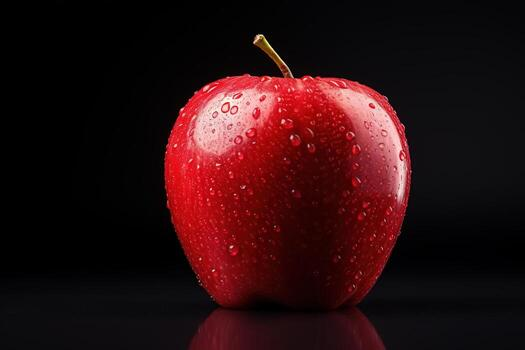
#> input picture Lab7/assets/Fruit3.jpg, 525 x 350 px
$ jupyter execute GlobalThresholding.ipynb
#> lines starting #> are read from the running program, lines starting #| are printed output that depends on the picture; after the words box and inside, x2 and y2 are one past the last pixel; in counts of white or black regions, pixels touching at a corner belong together
[cell 1]
import cv2

img = cv2.imread("assets/Fruit3.jpg",0)
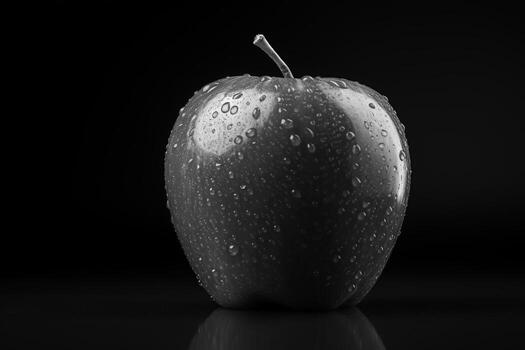
#> img: shape (350, 525); min 0, max 255, mean 23.1

# Initial Threshold 50, can increase it or decrease it to study the effect
_,thresh=cv2.threshold(img,50,255,cv2.THRESH_BINARY)
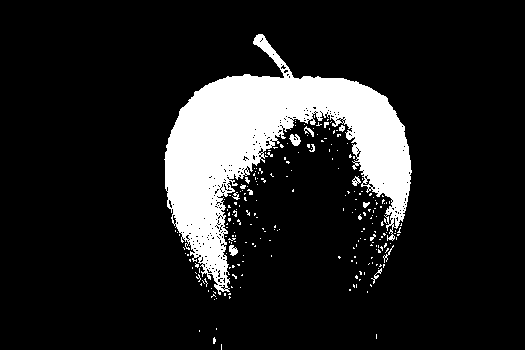
#> thresh: shape (350, 525); 13.3% white; 230 white regions (214 under 20 px), largest, box (x1, y1, x2, y2) and area: (164, 34, 412, 295) 23050, (289, 134, 301, 146) 89, (229, 245, 238, 256) 67

cv2.imshow("Threshold",thresh)

cv2.waitKey(0)

$ run again, with Lab7/assets/Fruit1.jpg copied over Lab7/assets/Fruit3.jpg
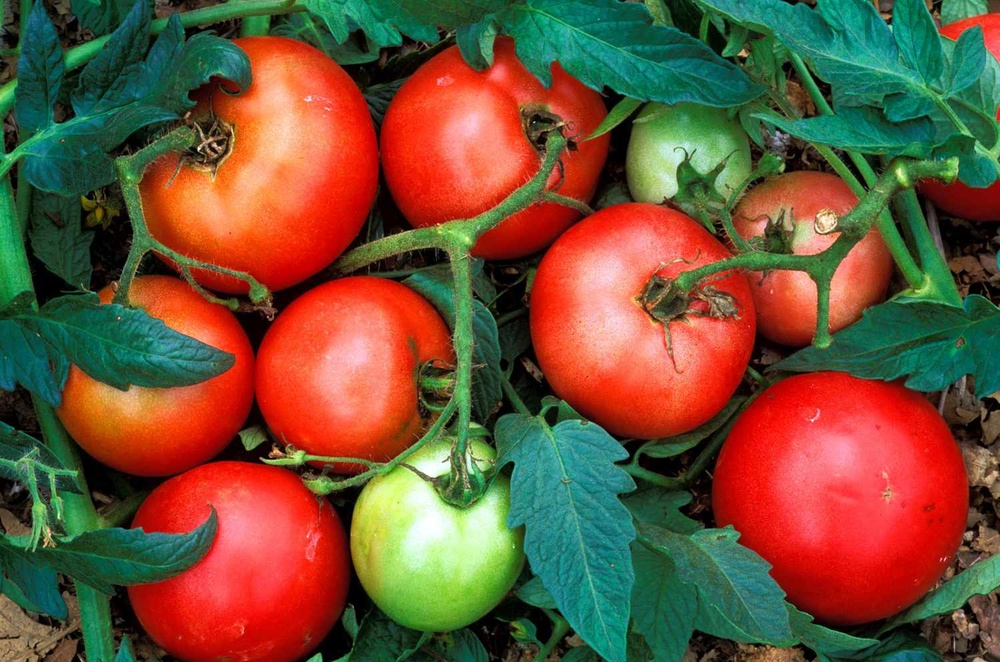
#> input picture Lab7/assets/Fruit1.jpg, 1000 x 662 px, shrunk from 1500 x 993 before the run
#> `img = cv2.imread("assets/Fruit3.jpg",0)`:
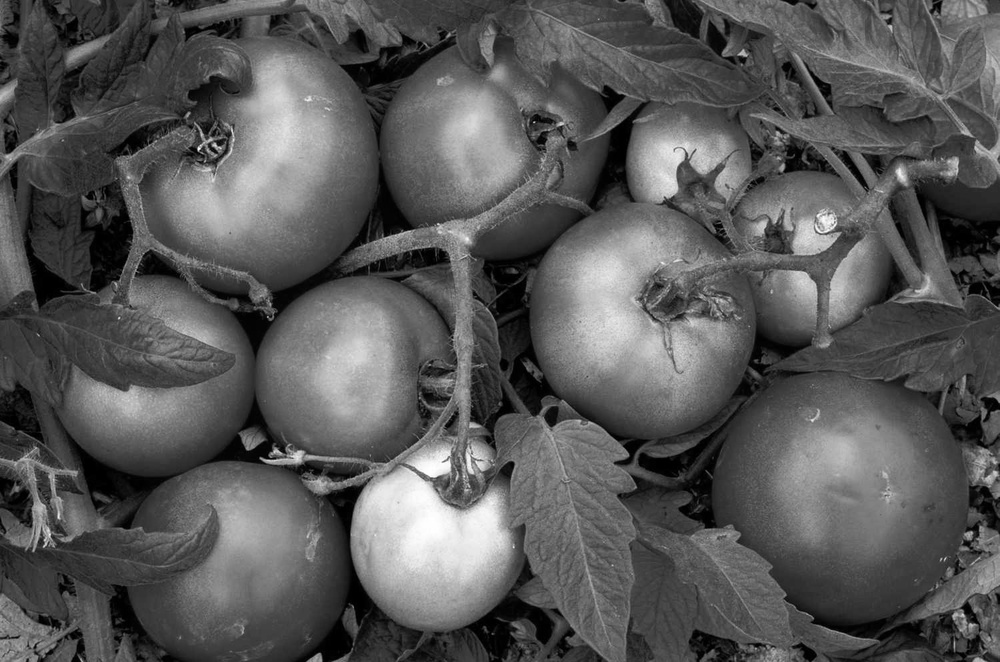
#> img: shape (662, 1000); min 0, max 255, mean 88.3
#> `_,thresh=cv2.threshold(img,50,255,cv2.THRESH_BINARY)`:
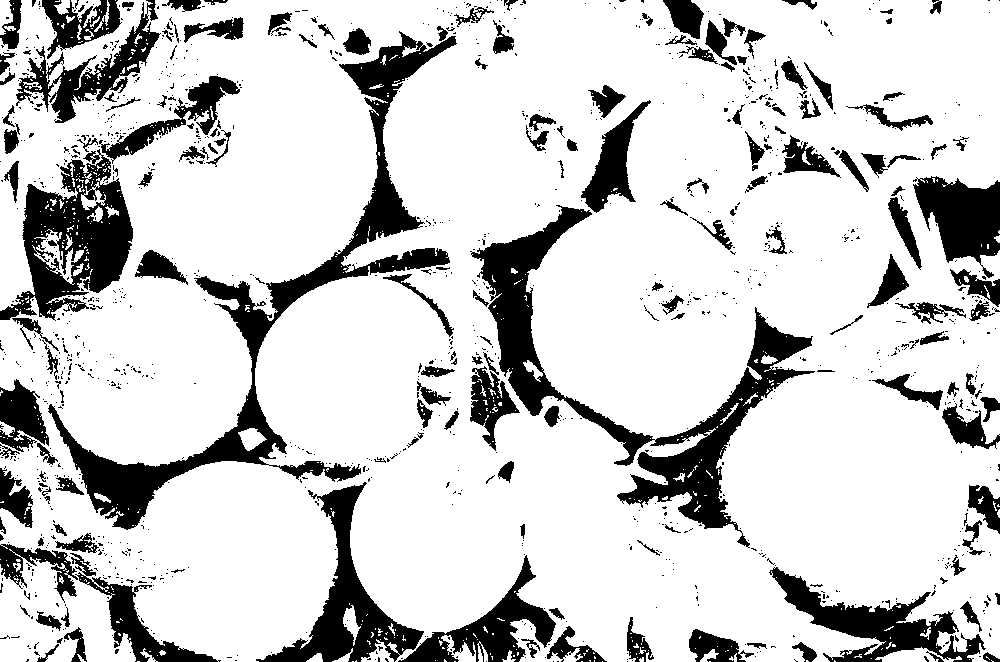
#> thresh: shape (662, 1000); 80.6% white; 1244 black regions (1066 under 20 px), largest, box (x1, y1, x2, y2) and area: (48, 31, 457, 530) 20271, (470, 205, 815, 548) 18701, (0, 149, 133, 321) 10564

$ run again, with Lab7/assets/Fruit4.jpg copied over Lab7/assets/Fruit3.jpg
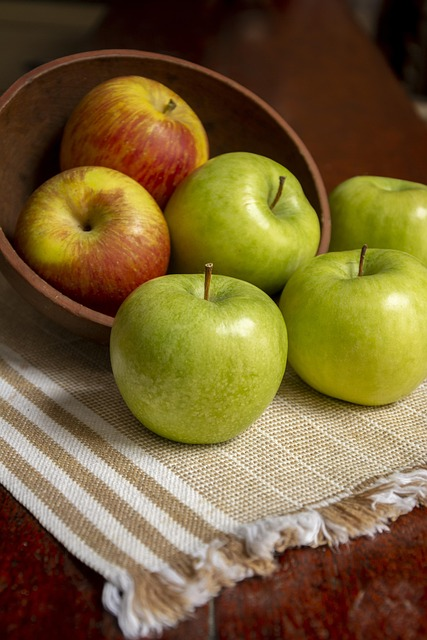
#> input picture Lab7/assets/Fruit4.jpg, 427 x 640 px
#> `img = cv2.imread("assets/Fruit3.jpg",0)`:
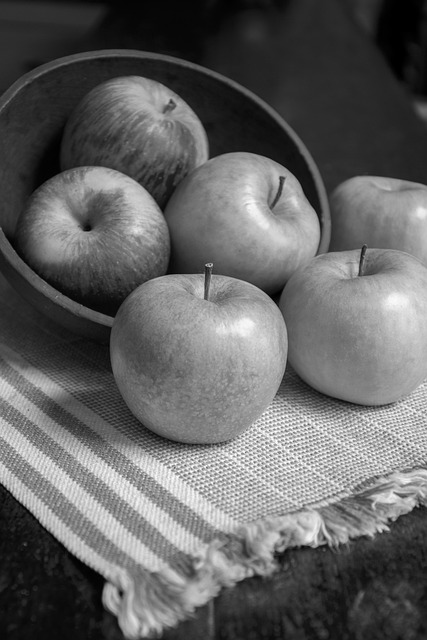
#> img: shape (640, 427); min 0, max 255, mean 98.2
#> `_,thresh=cv2.threshold(img,50,255,cv2.THRESH_BINARY)`:
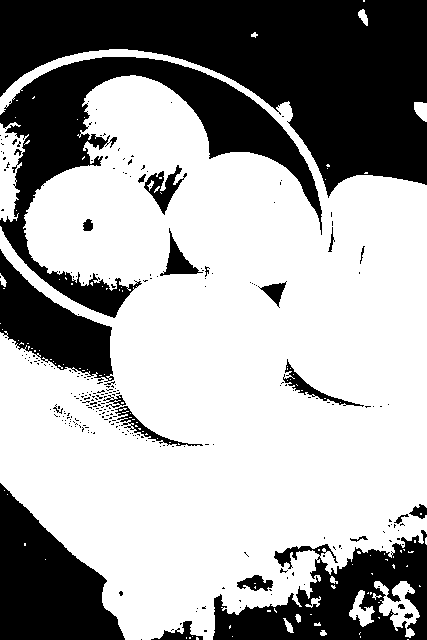
#> thresh: shape (640, 427); 63.9% white; 280 black regions (255 under 20 px), largest, box (x1, y1, x2, y2) and area: (0, 0, 427, 198) 43088, (0, 57, 322, 318) 20261, (213, 530, 427, 640) 11830

$ run again, with Lab7/assets/Fruit6.jpg copied over Lab7/assets/Fruit3.jpg
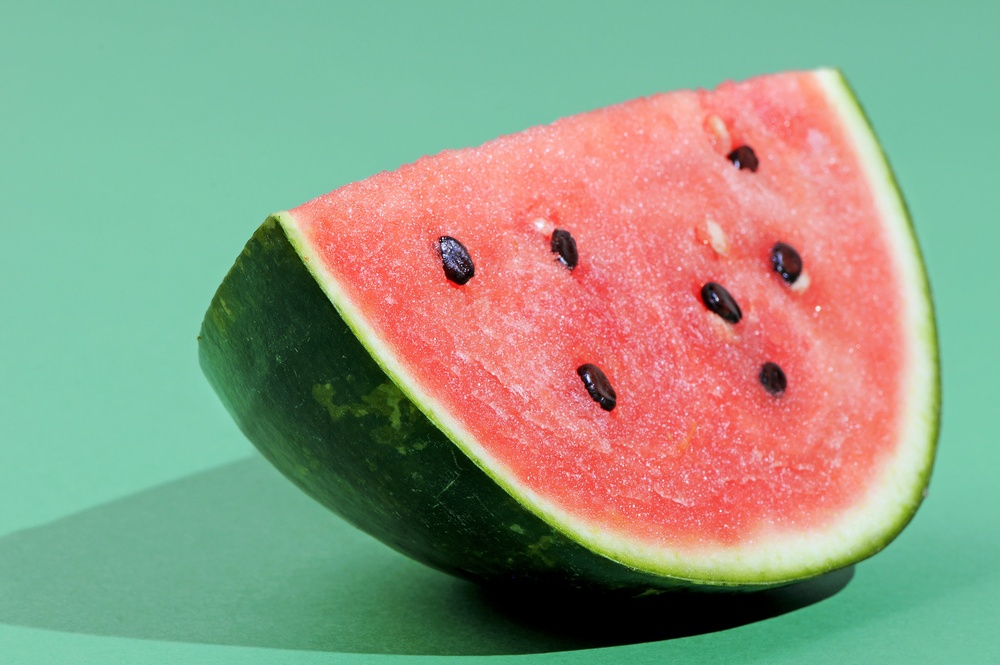
#> input picture Lab7/assets/Fruit6.jpg, 1000 x 665 px, shrunk from 2048 x 1361 before the run
#> `img = cv2.imread("assets/Fruit3.jpg",0)`:
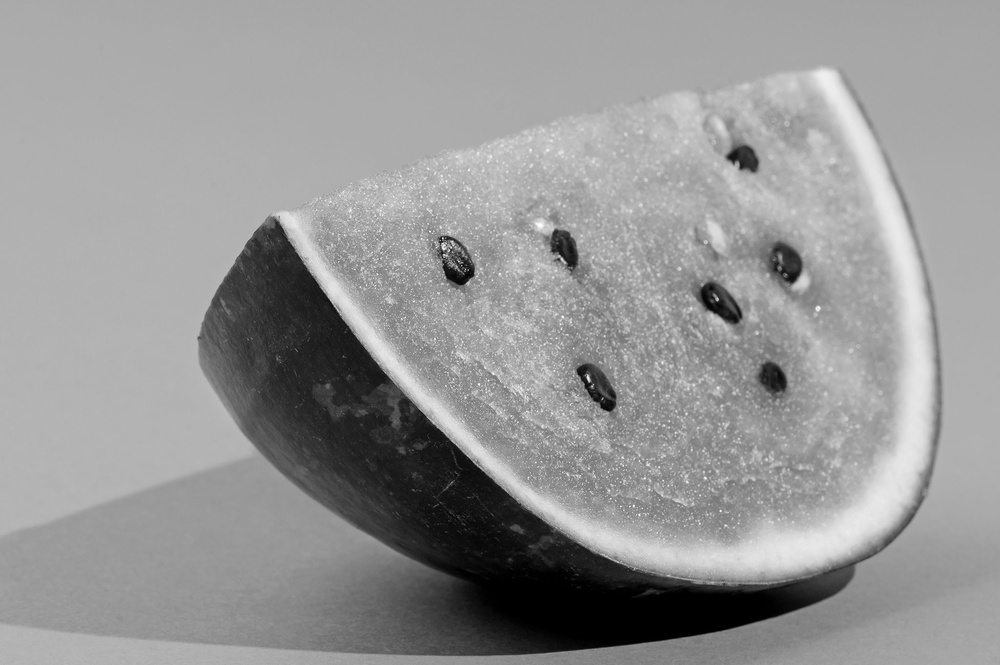
#> img: shape (665, 1000); min 0, max 255, mean 149.8
#> `_,thresh=cv2.threshold(img,50,255,cv2.THRESH_BINARY)`:
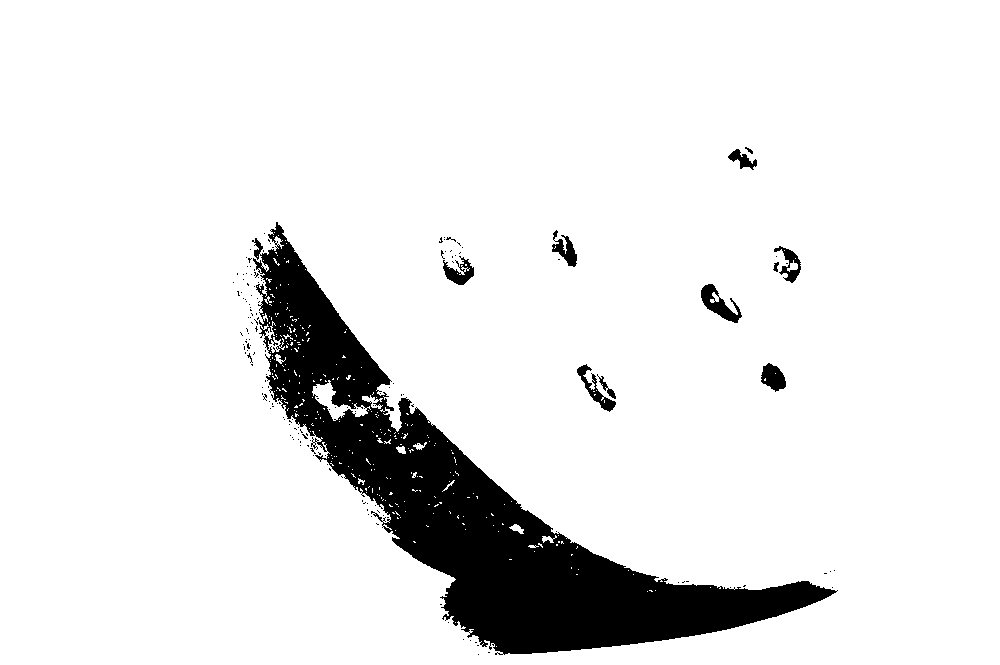
#> thresh: shape (665, 1000); 90.7% white; 170 black regions (159 under 20 px), largest, box (x1, y1, x2, y2) and area: (252, 222, 838, 655) 57916, (701, 284, 742, 323) 655, (577, 364, 616, 412) 480
